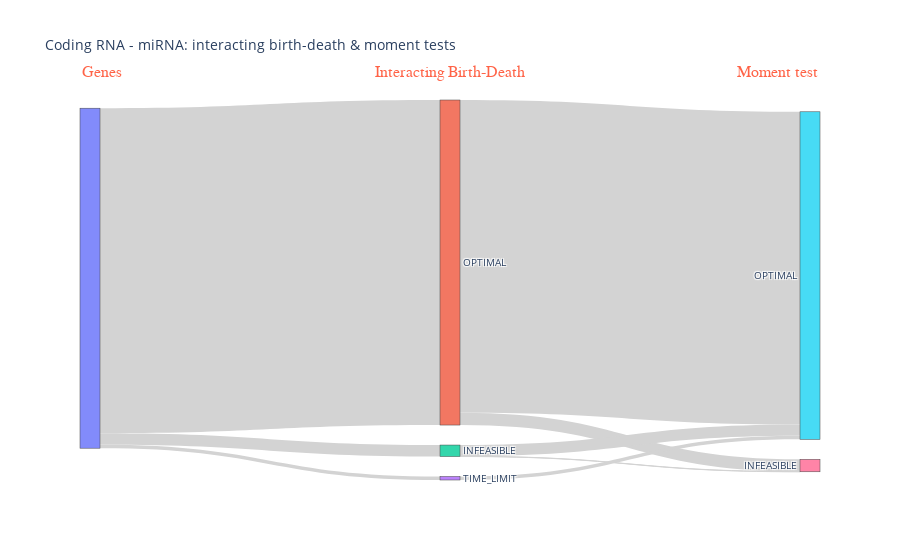

The code cell stored with this chart in its notebook:
### Code cell
sankey_from_df(result_df_prob(optimization_pcRNA_miRNA_int_BD, moment_pcRNA_miRNA), "Coding RNA - miRNA: interacting birth-death & moment tests")

### Figure 1 — Plotly figure (JSON) as saved in the notebook; plotly's stock layout.template omitted (floating-point values rounded to 4 significant figures)
{"data": [{"link": {"color": "lightgrey", "source": [0, 0, 0, 0, 1, 1, 2, 2, 3, 3, 4, 4], "target": [1, 2, 3, 4, 5, 6, 5, 6, 5, 6, 5, 6], "value": [1673, 59, 18, 0, 1610, 63, 58, 1, 18, 0, 0, 0]}, "node": {"label": ["", "OPTIMAL", "INFEASIBLE", "TIME_LIMIT", "None", "OPTIMAL", "INFEASIBLE"]}, "type": "sankey"}], "layout": {"annotations": [{"align": "center", "font": {"color": "tomato", "family": "Courier New, monospace", "size": 16}, "showarrow": false, "text": "Genes", "x": 0, "xref": "paper", "y": 1.1, "yref": "paper"}, {"align": "center", "font": {"color": "tomato", "family": "Courier New, monospace", "size": 16}, "showarrow": false, "text": "Interacting Birth-Death", "x": 0.5, "xref": "paper", "y": 1.1, "yref": "paper"}, {"align": "center", "font": {"color": "tomato", "family": "Courier New, monospace", "size": 16}, "showarrow": false, "text": "Moment test", "x": 1, "xref": "paper", "y": 1.1, "yref": "paper"}], "font": {"size": 10}, "plot_bgcolor": "rgba(0,0,0,0)", "title": {"text": "Coding RNA - miRNA: interacting birth-death & moment tests"}, "xaxis": {"showgrid": false, "visible": false, "zeroline": false}, "yaxis": {"showgrid": false, "visible": false, "zeroline": false}}}
